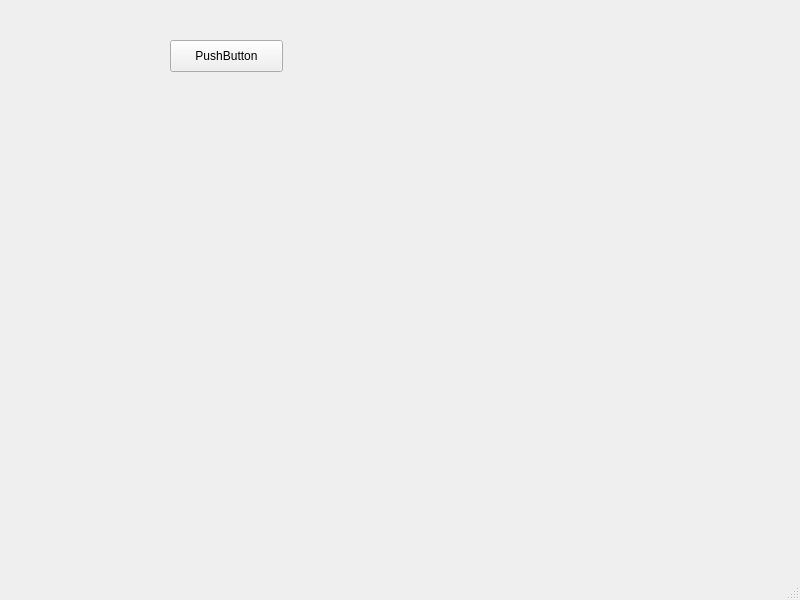
<?xml version="1.0" encoding="UTF-8"?>
<ui version="4.0">
 <class>MainWindow</class>
 <widget class="QMainWindow" name="MainWindow">
  <property name="geometry">
   <rect>
    <x>0</x>
    <y>0</y>
    <width>800</width>
    <height>600</height>
   </rect>
  </property>
  <property name="windowTitle">
   <string>MainWindow</string>
  </property>
  <widget class="QWidget" name="centralwidget">
   <widget class="QPushButton" name="playButton">
    <property name="geometry">
     <rect>
      <x>170</x>
      <y>40</y>
      <width>113</width>
      <height>32</height>
     </rect>
    </property>
    <property name="text">
     <string>PushButton</string>
    </property>
   </widget>
  </widget>
  <widget class="QMenuBar" name="menubar">
   <property name="geometry">
    <rect>
     <x>0</x>
     <y>0</y>
     <width>800</width>
     <height>24</height>
    </rect>
   </property>
  </widget>
  <widget class="QStatusBar" name="statusbar"/>
 </widget>
 <resources/>
 <connections/>
</ui>
